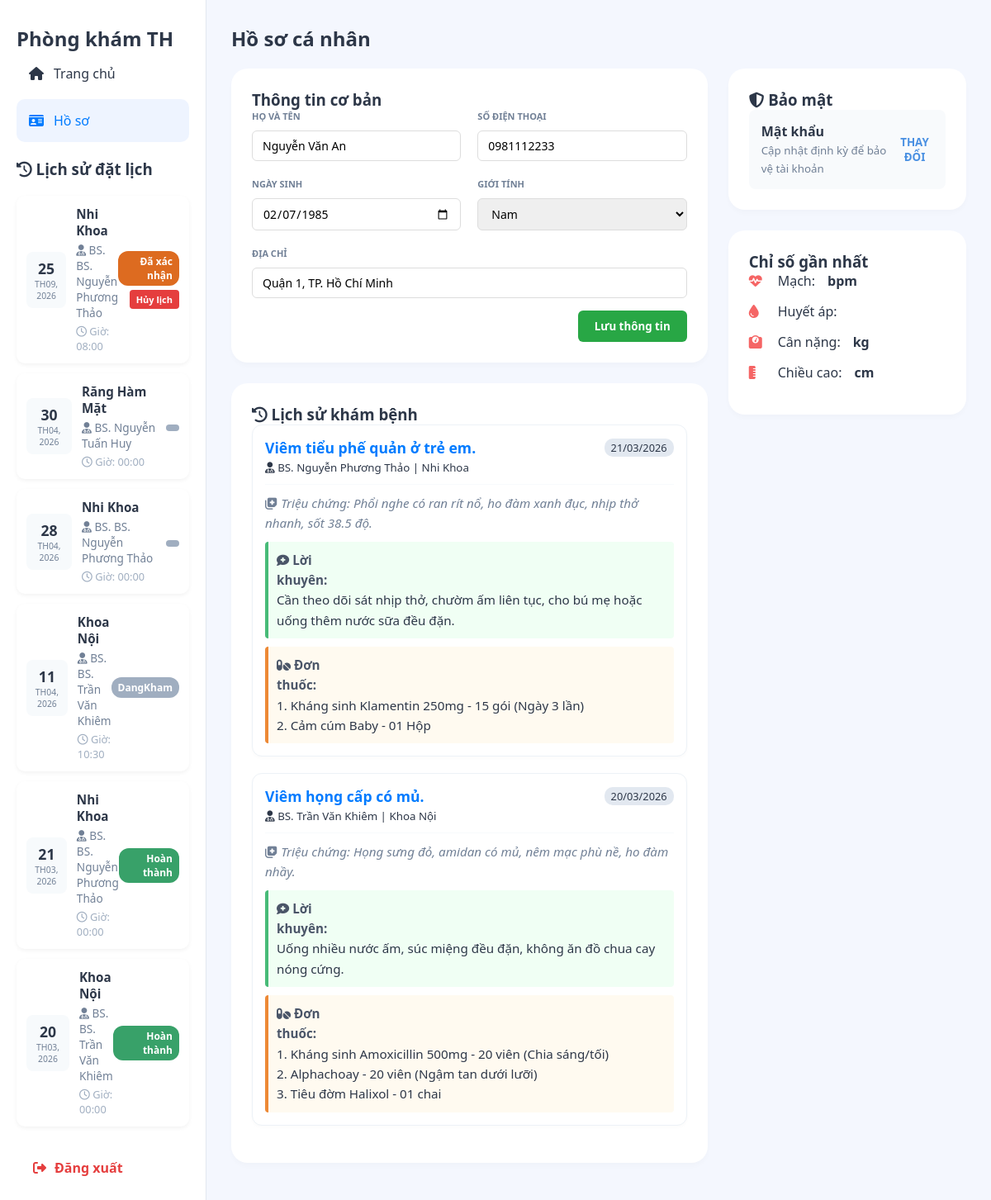
/frontend/profile/index.php (signed in), run on the app's committed database.
### tables this page shows
CREATE TABLE IF NOT EXISTS `lichhen` (
  `MaLichHen` int UNSIGNED NOT NULL AUTO_INCREMENT,
  `MaBenhNhan` int UNSIGNED DEFAULT NULL,
  `MaBacSi` int UNSIGNED DEFAULT NULL,
  `NgayHen` datetime NOT NULL,
  `ThoiGianDen` datetime DEFAULT NULL,
  `ThoiGianBatDauKham` datetime DEFAULT NULL,
  `ThoiGianKetThuc` datetime DEFAULT NULL,
  `TrangThai` enum('ChoXacNhan','DaXacNhan','DaDen','DangKham','DaHuy','HoanThanh','KhongDen') DEFAULT 'ChoXacNhan',
  `GhiChuBenhNhan` text,
  `LyDoKham` text,
  `KieuLich` varchar(20) NOT NULL DEFAULT 'DatTruoc',
  `Created_at` timestamp NULL DEFAULT CURRENT_TIMESTAMP,
  `MaTimeSlot` int UNSIGNED DEFAULT NULL,
  PRIMARY KEY (`MaLichHen`),
  KEY `lichhen_mabenhnhan_foreign` (`MaBenhNhan`),
  KEY `lichhen_mabacsi_foreign` (`MaBacSi`),
  KEY `lichhen_matimeslot_foreign` (`MaTimeSlot`)
);

CREATE TABLE IF NOT EXISTS `chuyenkhoa` (
  `MaChuyenKhoa` int UNSIGNED NOT NULL AUTO_INCREMENT,
  `TenChuyenKhoa` varchar(100) NOT NULL,
  `MoTa` text,
  PRIMARY KEY (`MaChuyenKhoa`)
);

CREATE TABLE IF NOT EXISTS `bacsi` (
  `MaBacSi` int UNSIGNED NOT NULL AUTO_INCREMENT,
  `MaUser` int UNSIGNED DEFAULT NULL,
  `HoTen` varchar(100) NOT NULL,
  `SoDienThoai` varchar(15) DEFAULT NULL,
  `MaChuyenKhoa` int UNSIGNED DEFAULT NULL,
  `TrangThai` enum('NhanLich','KhongNhanLich','NghiPhep') DEFAULT 'NhanLich',
  `anh_dai_dien` varchar(255) DEFAULT NULL,
  `gioithieu_banthan` text,
  PRIMARY KEY (`MaBacSi`),
  KEY `bacsi_mauser_foreign` (`MaUser`),
  KEY `bacsi_machuyenkhoa_foreign` (`MaChuyenKhoa`)
);

CREATE TABLE IF NOT EXISTS `users` (
  `MaUser` int UNSIGNED NOT NULL AUTO_INCREMENT,
  `Email` varchar(100) NOT NULL,
  `MatKhau` varchar(255) NOT NULL,
  `Role` enum('Admin','BacSi','BenhNhan') NOT NULL,
  `verification_token` varchar(64) DEFAULT NULL,
  `email_verified_at` timestamp NULL DEFAULT NULL,
  `reset_token` varchar(255) DEFAULT NULL,
  `reset_token_expires_at` timestamp NULL DEFAULT NULL,
  `TrangThaiEmail` enum('ChuaXacThuc','DaXacThuc') DEFAULT 'ChuaXacThuc',
  `MaXacThucEmail` varchar(100) DEFAULT NULL,
  `ThoiGianHetHanMaXacThuc` datetime DEFAULT NULL,
  `ResetToken` varchar(100) DEFAULT NULL,
  `ResetTokenExpire` datetime DEFAULT NULL,
  `TrangThaiToken` enum('ChuaSuDung','DaSuDung') DEFAULT 'ChuaSuDung',
  `Created_at` timestamp NULL DEFAULT CURRENT_TIMESTAMP,
  PRIMARY KEY (`MaUser`),
  UNIQUE KEY `users_email_unique` (`Email`)
);

CREATE TABLE IF NOT EXISTS `benhnhan` (
  `MaBenhNhan` int UNSIGNED NOT NULL AUTO_INCREMENT,
  `MaUser` int UNSIGNED DEFAULT NULL,
  `HoTen` varchar(100) NOT NULL,
  `NgaySinh` date DEFAULT NULL,
  `GioiTinh` enum('Nam','Nu','Khac') DEFAULT NULL,
  `SoDienThoai` varchar(15) DEFAULT NULL,
  `DiaChi` varchar(255) DEFAULT NULL,
  `NhomMau` varchar(10) DEFAULT NULL,
  `DiUng` text,
  PRIMARY KEY (`MaBenhNhan`),
  KEY `benhnhan_mauser_foreign` (`MaUser`)
);

CREATE TABLE IF NOT EXISTS `ketquakham` (
  `MaKetQua` int UNSIGNED NOT NULL AUTO_INCREMENT,
  `MaLichHen` int UNSIGNED DEFAULT NULL,
  `TrieuChung` text,
  `ChuanDoan` text,
  `ChuanDoanICD` varchar(20) DEFAULT NULL,
  `LoiKhuyen` text,
  `DonThuoc` text,
  `DonThuocChiTiet` json DEFAULT NULL,
  `DaKy` tinyint(1) NOT NULL DEFAULT '0',
  `ThoiGianKy` datetime DEFAULT NULL,
  `NgayTaiKham` date DEFAULT NULL,
  `CanNang` decimal(5,2) DEFAULT NULL,
  `ChieuCao` int DEFAULT NULL,
  `HuyetAp` varchar(20) DEFAULT NULL,
  `NhietDo` decimal(4,1) DEFAULT NULL,
  `Mach` int DEFAULT NULL,
  `SpO2` int DEFAULT NULL,
  `NhipTho` int DEFAULT NULL,
  PRIMARY KEY (`MaKetQua`),
  UNIQUE KEY `ketquakham_malichhen_unique` (`MaLichHen`)
);

### frontend/profile/index.php (the view, shortened to what the rows shown need)
<?php
include "../../backend/config/connect.php";
$user_id = $_SESSION['user_id'];
$stmt_bn = $conn->prepare("SELECT MaBenhNhan FROM benhnhan WHERE MaUser = ?");
$stmt_bn->bind_param("i", $user_id);
$stmt_bn->execute();
$res_bn = $stmt_bn->get_result();
$benhnhan = $res_bn->fetch_assoc();
$history_res = null;
if ($benhnhan) {
    $maBN = $benhnhan['MaBenhNhan'];
    $sql_history = "SELECT lh.*, bs.HoTen as TenBacSi, ck.TenChuyenKhoa
                    FROM lichhen lh
                    JOIN bacsi bs ON lh.MaBacSi = bs.MaBacSi
                    LEFT JOIN chuyenkhoa ck ON bs.MaChuyenKhoa = ck.MaChuyenKhoa
                    WHERE lh.MaBenhNhan = ?
                    ORDER BY lh.NgayHen DESC";
    $stmt_h = $conn->prepare($sql_history);
    $stmt_h->bind_param("i", $maBN);
    $stmt_h->execute();
    $history_res = $stmt_h->get_result();
}
$sql_user = "SELECT u.Email, b.* FROM users u
             LEFT JOIN benhnhan b ON u.MaUser = b.MaUser
             WHERE u.MaUser = $user_id";
$res_user = $conn->query($sql_user);
$user_data = $res_user->fetch_assoc();
$maBN = $user_data['MaBenhNhan'];
$sql_history = "SELECT k.*, bs.HoTen as TenBacSi, ck.TenChuyenKhoa, lh.NgayHen
                FROM ketquakham k
                JOIN lichhen lh ON k.MaLichHen = lh.MaLichHen
                JOIN bacsi bs ON lh.MaBacSi = bs.MaBacSi
                LEFT JOIN chuyenkhoa ck ON bs.MaChuyenKhoa = ck.MaChuyenKhoa
                WHERE lh.MaBenhNhan = '$maBN' AND lh.TrangThai = 'HoanThanh'
                ORDER BY lh.NgayHen DESC";
$res_history = $conn->query($sql_history);
if($res_history) $res_history->data_seek(0);
?>
<!DOCTYPE html>
<html lang="vi">
<head>
    <link rel="stylesheet" href="style.css">
    <link rel="stylesheet" href="https://cdnjs.cloudflare.com/ajax/libs/font-awesome/6.4.0/css/all.min.css">
</head>
<body>
    <div class="container">
        <aside class="sidebar">
            <div>
                <h2>Phòng khám TH</h2>
                <div class="appointment-history" style="margin-top: 20px;">
                    <?php if ($history_res && $history_res->num_rows > 0): ?>
                        <?php while($row = $history_res->fetch_assoc()):
                            $date_obj = strtotime($row['NgayHen']);
                            $ngay = date('d', $date_obj);
                            $thangNam = "Th" . date('m, Y', $date_obj);
                            $gio = date('H:i', $date_obj);
                            $status_class = 'status-default';
                            $status_text = $row['TrangThai'];
                            switch($row['TrangThai']) {
                                case 'HoanThanh': $status_class = 'status-hoanthanh'; $status_text = 'Hoàn thành'; break;
                                case 'DaXacNhan': $status_class = 'status-choxacnhan'; $status_text = 'Đã xác nhận'; break;
                            }
                        ?>
                            <div class="appointment-card" style="display: flex; justify-content: space-between; align-items: center; background: #fff; padding: 12px; border-radius: 10px; margin-bottom: 12px; box-shadow: 0 2px 5px rgba(0,0,0,0.05);">
                                <div style="width: 55px; text-align: center; background: #f7fafc; padding: 8px; border-radius: 8px; margin-right: 12px;">
                                    <div style="font-weight: bold; font-size: 1.1em; color: #2d3748;"><?= $ngay ?></div>
                                    <div style="font-size: 0.65em; color: #718096; text-transform: uppercase;"><?= $thangNam ?></div>
                                </div>
                                <div style="flex: 1;">
                                    <h4 style="margin: 0; color: #2d3748; font-size:0.95em;"><?= htmlspecialchars($row['TenChuyenKhoa'] ?? 'Khám Nội') ?></h4>
                                    <p style="margin: 4px 0; color: #718096; font-size: 0.85em;">
                                        <i class="fas fa-user-md"></i> BS. <?= htmlspecialchars($row['TenBacSi']) ?>
                                    </p>
                                    <p style="margin: 2px 0 0; color: #a0aec0; font-size: 0.8em;">
                                        <i class="far fa-clock"></i> Giờ: <?= $gio ?>
                                    </p>
                                </div>
                                <div style="text-align: right;">
                                    <span class="status-badge <?= $status_class ?>">
                                        <?= $status_text ?>
                                    </span>
                                    <?php if ($row['TrangThai'] == 'ChoXacNhan' || $row['TrangThai'] == 'DaXacNhan'): ?>
                                        <br>
                                        <a href="?cancel_id=<?= $row['MaLichHen'] ?>" class="btn-cancel" onclick="return confirm('Bạn có chắc chắn muốn hủy lịch hẹn này không?')">Hủy lịch</a>
                                    <?php endif; ?>
                                </div>
                            </div>
                        <?php endwhile; ?>
                    <?php endif; ?>
                </div>
            </div>
        </aside>
        <main class="main-content">
            <header style="display:flex; justify-content: space-between; margin-bottom: 20px;">
                <h2>Hồ sơ cá nhân</h2>
            </header>
            <div class="profile-grid">
                <div class="left-col">
                    <section class="card">
                        <form id="profileForm">
                            <div class="details">
                                <div class="detail-item">
                                    <label>HỌ VÀ TÊN</label>
                                    <input type="text" name="HoTen" value="<?php echo htmlspecialchars($user_data['HoTen']); ?>" class="edit-input">
                                </div>
                                <div class="detail-item">
                                    <label>SỐ ĐIỆN THOẠI</label>
                                    <input type="text" name="SoDienThoai" value="<?php echo htmlspecialchars($user_data['SoDienThoai']); ?>" class="edit-input">
                                </div>
                                <div class="detail-item">
                                    <label>NGÀY SINH</label>
                                    <input type="date" name="NgaySinh" value="<?php echo $user_data['NgaySinh']; ?>" class="edit-input">
                                </div>
                                <div class="detail-item">
                                    <label>GIỚI TÍNH</label>
                                    <select name="GioiTinh" class="edit-input">
                                        <option value="Nam" <?php if($user_data['GioiTinh']=='Nam') echo 'selected'; ?>>Nam</option>
                                    </select>
                                </div>
                                <div class="detail-item full">
                                    <label>ĐỊA CHỈ</label>
                                    <input type="text" name="DiaChi" value="<?php echo htmlspecialchars($user_data['DiaChi']); ?>" class="edit-input">
                                </div>
                            </div>
                        </form>
                    </section>
                    <section class="card">
                        <?php if ($res_history->num_rows > 0): ?>
                            <?php while($row = $res_history->fetch_assoc()): ?>
                                <div class="history-card">
                                    <div class="history-header">
                                        <div>
                                            <strong style="color:var(--primary); font-size: 1.1em;">
                                                <?php echo htmlspecialchars($row['ChuanDoan'] ?? 'Chưa có chuẩn đoán'); ?>
                                            </strong><br>
                                            <small><i class="fas fa-user-md"></i> <?php echo $row['TenBacSi']; ?> | <?php echo $row['TenChuyenKhoa']; ?></small>
                                        </div>
                                        <div style="text-align:right">
                                            <span style="background:#e2e8f0; padding:2px 8px; border-radius:10px; font-size:0.8em;">
                                                <?php echo date('d/m/Y', strtotime($row['NgayHen'])); ?>
                                            </span>
                                        </div>
                                    </div>
                                    <div class="medical-content">
                                        <?php if(!empty($row['TrieuChung'])): ?>
                                            <div class="symptom-text">
                                                <i class="fas fa-notes-medical"></i> Triệu chứng: <?php echo htmlspecialchars($row['TrieuChung']); ?>
                                            </div>
                                        <?php endif; ?>
                                        <?php if(!empty($row['LoiKhuyen'])): ?>
                                            <div class="advice-box">
                                                <span class="medical-label"><i class="fas fa-comment-medical"></i> Lời khuyên:</span><br>
                                                <?php echo nl2br(htmlspecialchars($row['LoiKhuyen'])); ?>
                                            </div>
                                        <?php endif; ?>
                                        <?php if(!empty($row['DonThuoc'])): ?>
                                            <div class="prescription-box">
                                                <span class="medical-label"><i class="fas fa-pills"></i> Đơn thuốc:</span><br>
                                                <?php echo nl2br(htmlspecialchars($row['DonThuoc'])); ?>
                                            </div>
                                        <?php endif; ?>
                                    </div>
                                </div>
                            <?php endwhile; ?>
                        <?php else: ?>
                            <p style="text-align:center; color:#a0aec0; padding:20px;">Chưa có dữ liệu lịch sử khám.</p>
                        <?php endif; ?>
                    </section>
                </div>
            </div>
        </main>
    </div>
</body>
</html>

### data on the page
lichhen: NgayHen "25", NgayHen "TH09, 2026", chuyenkhoa.TenChuyenKhoa "Nhi Khoa", bacsi.HoTen "BS. Nguyễn Phương Thảo", NgayHen "08:00", TrangThai "Đã xác nhận"
lichhen: NgayHen "30", NgayHen "TH04, 2026", chuyenkhoa.TenChuyenKhoa "Răng Hàm Mặt", bacsi.HoTen "Nguyễn Tuấn Huy", NgayHen "00:00"
lichhen: NgayHen "28", NgayHen "TH04, 2026", chuyenkhoa.TenChuyenKhoa "Nhi Khoa", bacsi.HoTen "BS. Nguyễn Phương Thảo", NgayHen "00:00"
lichhen: NgayHen "11", NgayHen "TH04, 2026", chuyenkhoa.TenChuyenKhoa "Khoa Nội", bacsi.HoTen "BS. Trần Văn Khiêm", NgayHen "10:30", TrangThai "DangKham"
lichhen: NgayHen "21", NgayHen "TH03, 2026", chuyenkhoa.TenChuyenKhoa "Nhi Khoa", bacsi.HoTen "BS. Nguyễn Phương Thảo", NgayHen "00:00", TrangThai "Hoàn thành"
lichhen: NgayHen "20", NgayHen "TH03, 2026", chuyenkhoa.TenChuyenKhoa "Khoa Nội", bacsi.HoTen "BS. Trần Văn Khiêm", NgayHen "00:00", TrangThai "Hoàn thành"
users: HoTen "Nguyễn Văn An", SoDienThoai "0981112233", NgaySinh "02/07/1985", DiaChi "Quận 1, TP. Hồ Chí Minh"
benhnhan: GioiTinh "Nam"
ketquakham: ChuanDoan "Viêm tiểu phế quản ở trẻ em.", bacsi.HoTen "BS. Nguyễn Phương Thảo", chuyenkhoa.TenChuyenKhoa "Nhi Khoa", lichhen.NgayHen "21/03/2026", TrieuChung "Phổi nghe có ran rít nổ, ho đàm xanh đục, nhịp thở nhanh, sốt 38.5 độ.", LoiKhuyen "Cần theo dõi sát nhịp thở, chườm ấm liên tục, cho bú mẹ hoặc uống thêm nước sữa đều đặn.", DonThuoc "1. Kháng sinh Klamentin 250mg - 15 gói (Ngày 3 lần) 2. Cảm cúm Baby - 01 Hộp"
ketquakham: ChuanDoan "Viêm họng cấp có mủ.", bacsi.HoTen "BS. Trần Văn Khiêm", chuyenkhoa.TenChuyenKhoa "Khoa Nội", lichhen.NgayHen "20/03/2026", TrieuChung "Họng sưng đỏ, amidan có mủ, nêm mạc phù nề, ho đàm nhầy.", LoiKhuyen "Uống nhiều nước ấm, súc miệng đều đặn, không ăn đồ chua cay nóng cứng.", DonThuoc "1. Kháng sinh Amoxicillin 500mg - 20 viên (Chia sáng/tối) 2. Alphachoay - 20 viên (Ngậm tan dưới lưỡi) 3. Tiêu đờm Halixol - 01 chai"
